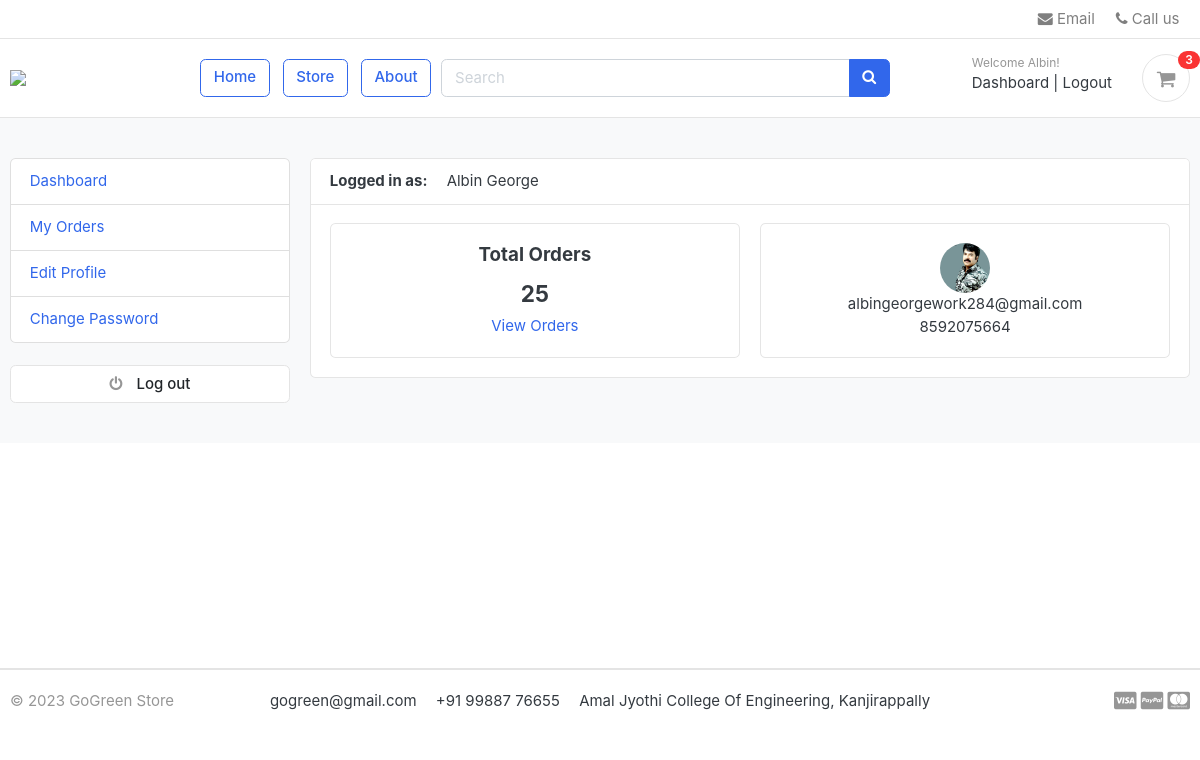
/accounts/dashboard/ (signed in), run on the app's committed database.
### accounts/models.py (models this page shows, shortened)
class Account(PermissionsMixin,AbstractBaseUser):
    first_name = models.CharField(max_length=50)
    last_name = models.CharField(max_length=50)
    username = models.CharField(max_length=50, unique=True)
    email = models.EmailField(max_length=50, unique=True)
    phone_number = models.CharField(max_length=50)
    date_joined = models.DateTimeField(auto_now_add=True)
    last_login = models.DateTimeField(auto_now_add=True)
    is_admin = models.BooleanField(default=False)
    is_staff = models.BooleanField(default=False)
    is_seller = models.BooleanField(default=False)
    is_active = models.BooleanField(default=False)
    is_superadmin = models.BooleanField(default=False)
    is_superuser = models.BooleanField(default=False)
    USERNAME_FIELD = 'email'
    REQUIRED_FIELDS = ['username', 'first_name', 'last_name']
    objects = MyAccountManager()
    def full_name(self):
        return f'{self.first_name} {self.last_name}'

class UserProfile(models.Model):
    user = models.OneToOneField(Account, on_delete=models.CASCADE)
    address_line_1 = models.CharField(blank=True, max_length=100)
    address_line_2 = models.CharField(blank=True, max_length=100)
    profile_picture = models.ImageField(blank=True, upload_to='userprofile')
    city = models.CharField(blank=True, max_length=20)
    state = models.CharField(blank=True, max_length=20)
    country = models.CharField(blank=True, max_length=20)

### accounts/views.py (the view)
# urls.py: path('dashboard/', views.dashboard, name='dashboard'),
@login_required(login_url='login')
def dashboard(request):
    orders = Order.objects.order_by('-created_at').filter(user_id=request.user.id, is_ordered=True)
    orders_count = orders.count()
    auto_search = Product.objects.all()
    userprofile = UserProfile.objects.get(user_id=request.user.id)
    context = {'orders_count': orders_count, 'userprofile': userprofile, 'auto_search': auto_search, }
    return render(request, 'accounts/dashboard.html', context)

### carts/context_processors.py (called while the page is built)
def counter(request):
    cart_count = 0
    if 'admin' in request.path:
        return {}
    else:
        try:
            cart = Cart.objects.filter(cart_id=_cart_id(request))
            if request.user.is_authenticated:
                cart_items = CartItem.objects.all().filter(user=request.user)
            else:
                cart_items = CartItem.objects.all().filter(cart=cart[:1])
            for cart_item in cart_items:
                cart_count += cart_item.quantity
        except Cart.DoesNotExist:
            cart_count = 0
    return dict(cart_count=cart_count)

### carts/views.py (called while the page is built)
def _cart_id(request):
    cart = request.session.session_key
    if not cart:
        cart = request.session.create()
    return cart

### category/context_processors.py (called while the page is built)
def menu_links(request):
    links = Category.objects.all()
    return dict(links=links)

### templates/accounts/dashboard.html (shortened to what this page needs)
{% extends 'base.html' %}
{% block content %}
<section class="section-conten padding-y bg">
<div class="container">
	<div class="row">
	{% include 'includes/dashboard_sidebar.html' %}
	<main class="col-md-9">
		<article class="card">
		<header class="card-header">
			<strong class="d-inline-block mr-3">Logged in as:</strong>
			<span>{{user.full_name}}</span>
		</header>
		<div class="card-body">
			<div class="row">
			<div class="col-md-6">
				<div class="card" style="text-align:center;">
					<div class="card-body">
						<h5 class="card-title">Total Orders</h5>
						<h4>{{orders_count}}</h4>
						<a href="{% url 'my_orders' %}">View Orders</a>
					</div>
				</div>
			</div>
			<div class="col-md-6">
				<div class="card" style="text-align:center;">
					<div class="card-body">
						<img src="{{userprofile.profile_picture.url}}" alt="User Profile Picture" width="50" height="50" style="border-radius:50%;">
						<p class="mb-0">{{user.email}}</p>
						<p>{{user.phone_number}}</p>
					</div>
				</div>
			</div>
			</div>
		</div>
		</article>
	</main>
</div>
</div>
</section>
    <br><br><br><br><br><br><br><br><br><br>
{% endblock %}

### templates/includes/navbar.html (shortened to what this page needs)
{% load static %}
<header class="section-header">
    <nav class="navbar p-md-0 navbar-expand-sm navbar-light border-bottom">
        <div class="container">
            <div class="collapse navbar-collapse" id="navbarTop4">
                <ul class="navbar-nav">
                    <li><a href="mailto:projectag28@gmail.com" class="nav-link"> <i class="fa fa-envelope"></i> Email
                    </a></li>
                    <li><a href="tel:+918592075669" class="nav-link"> <i class="fa fa-phone"></i> Call us </a></li>
                </ul>
            </div>
        </div>
    </nav>
    <section class="header-main border-bottom">
        <div class="container">
            <div class="row align-items-center">
                <div class="col-lg-2 col-md-3 col-6">
                    <a href="{% url 'home' %}" class="brand-wrap">
                        <img class="logo" src="{% static './images/logo11.png' %}">
                    </a>
                </div>
                <a href="{% url 'home' %}" class="btn btn-outline-primary">Home</a>
                <a href="{% url 'store' %}" class="btn btn-outline-primary">Store</a>
                <a href="{% url 'about' %}" class="btn btn-outline-primary">About</a>
                 <div class="col-lg  col-md-6 col-sm-12 col">
                    <form action="{% url 'search' %}" class="search" method='GET'>
                        <div class="input-group w-70">
                            <input type="text" class="form-control" style="width:60%;" placeholder="Search"
                                   name="keyword" id="tags" required>
                            <div class="input-group-append">
                                <button class="btn btn-primary" type="submit">
                                    <i class="fa fa-search"></i>
                                </button>
                            </div>
                        </div>
                    </form>
                </div>
                <div class="col-lg-3 col-sm-6 col-8 order-2 order-lg-3">
                    <div class="d-flex justify-content-end mb-3 mb-lg-0">
                        {% if user.id is None %}
                            <div class="widget-header">
                                <small class="title text-muted">Welcome guest!</small>
                                <div>
                                    <a href="{% url 'login' %}">Sign in</a> <span class="dark-transp"> | </span>
                                    <a href="{% url 'register' %}"> Register</a>
                                </div>
                            </div>
                        {% else %}
                            <div class="widget-header">
                                <small class="title text-muted">Welcome {{ user.first_name }}!</small>
                                <div>
                                    <a href="{% url 'dashboard' %}">Dashboard</a> <span class="dark-transp"> | </span>
                                    <a href="{% url 'logout' %}"> Logout</a>
                                </div>
                            </div>
                        {% endif %}
                        <a href="{% url 'cart' %}" class="widget-header pl-3 ml-3">
                            <div class="icon icon-sm rounded-circle border"><i class="fa fa-shopping-cart"></i></div>
                            <span class="badge badge-pill badge-danger notify">{{ cart_count }}</span>
                        </a>
                    </div>
                </div>
            </div>
        </div>
    </section>
</header>

### static/css/ui.css (style rules this page uses)
html { font-family: "Inter", sans-serif; font-size: 15px; }
.icon-xs, .icon-sm, .icon-md, .icon-lg { display: inline-block; text-align: center; flex-shrink: 0; flex-grow: 0; }
.icon-sm { width: 48px; height: 48px; line-height: 48px !important; font-size: 20px; }
.padding-y { padding-top: 40px; padding-bottom: 40px; }
article:after, .form-group:after { display: block; clear: both; content: ""; }
.bg { background-color: #f8f9fa; }
p:last-child { margin-bottom: 0; }
.header-main { position: relative; padding-top: 1rem; padding-bottom: 1rem; }
.brand-wrap .logo, .navbar-brand .logo { margin-right: 7px; max-height: 42px; display: inline-block; }
.widget-header { display: inline-block; vertical-align: middle; position: relative; }
.widget-header a { color: #343a40; }
.widget-header i { color: #969696; }
.widget-header .title { display: block; }
.widget-header .notify { position: absolute; top: -3px; right: -10px; }
.notify { position: absolute; top: -4px; right: -10px; display: inline-block; padding: 0.25em 0.6em; font-size: 12px; line-height: 1; text-align: center; border-radius: 3rem; color: #fff; background-color: #fa3434; }

### data on the page
Account: first_name "Albin", full_name "Albin George", email "albingeorgework284@gmail.com", phone_number "8592075664"
UserProfile: profile_picture (picture)

### other printed values
{{ cart_count }} "3"
{{ orders_count }} "25"
